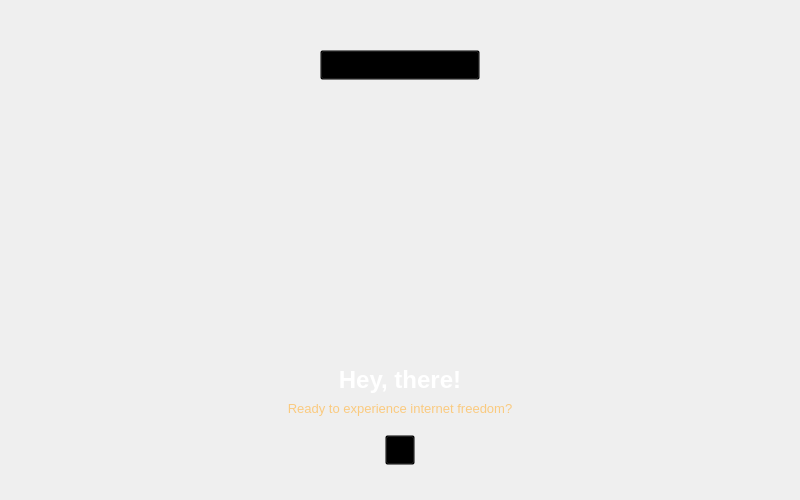
<?xml version="1.0" encoding="UTF-8"?>
<ui version="4.0">
 <class>IntroViewOne</class>
 <widget class="QWidget" name="IntroViewOne">
  <property name="geometry">
   <rect>
    <x>0</x>
    <y>0</y>
    <width>800</width>
    <height>500</height>
   </rect>
  </property>
  <property name="minimumSize">
   <size>
    <width>800</width>
    <height>500</height>
   </size>
  </property>
  <property name="maximumSize">
   <size>
    <width>800</width>
    <height>500</height>
   </size>
  </property>
  <property name="windowTitle">
   <string>OctoVault VPN</string>
  </property>
  <widget class="QLabel" name="lblBackground">
   <property name="geometry">
    <rect>
     <x>0</x>
     <y>0</y>
     <width>800</width>
     <height>500</height>
    </rect>
   </property>
   <property name="text">
    <string/>
   </property>
   <property name="pixmap">
    <pixmap resource="../assets/assets.qrc">:/img/images/img_background.png</pixmap>
   </property>
   <property name="scaledContents">
    <bool>true</bool>
   </property>
  </widget>
  <widget class="QLabel" name="lblLogo">
   <property name="geometry">
    <rect>
     <x>385</x>
     <y>50</y>
     <width>30</width>
     <height>30</height>
    </rect>
   </property>
   <property name="text">
    <string/>
   </property>
   <property name="pixmap">
    <pixmap resource="../assets/assets.qrc">:/img/images/logo.png</pixmap>
   </property>
   <property name="scaledContents">
    <bool>true</bool>
   </property>
  </widget>
  <widget class="QLabel" name="lblDummy">
   <property name="geometry">
    <rect>
     <x>310</x>
     <y>120</y>
     <width>180</width>
     <height>180</height>
    </rect>
   </property>
   <property name="text">
    <string/>
   </property>
   <property name="pixmap">
    <pixmap resource="../assets/assets.qrc">:/img/images/intro_one.png</pixmap>
   </property>
   <property name="scaledContents">
    <bool>true</bool>
   </property>
  </widget>
  <widget class="QLabel" name="lblSlider">
   <property name="geometry">
    <rect>
     <x>370</x>
     <y>330</y>
     <width>60</width>
     <height>6</height>
    </rect>
   </property>
   <property name="text">
    <string/>
   </property>
   <property name="pixmap">
    <pixmap resource="../assets/assets.qrc">:/img/images/img_slider_one.png</pixmap>
   </property>
   <property name="scaledContents">
    <bool>true</bool>
   </property>
  </widget>
  <widget class="QLabel" name="lblIntroOne">
   <property name="geometry">
    <rect>
     <x>300</x>
     <y>365</y>
     <width>200</width>
     <height>30</height>
    </rect>
   </property>
   <property name="font">
    <font>
     <pointsize>18</pointsize>
     <bold>true</bold>
    </font>
   </property>
   <property name="styleSheet">
    <string notr="true">QLabel{
color:#FFFFFF;
}</string>
   </property>
   <property name="text">
    <string>Hey, there!</string>
   </property>
   <property name="alignment">
    <set>Qt::AlignCenter</set>
   </property>
  </widget>
  <widget class="QLabel" name="lblIntroTwo">
   <property name="geometry">
    <rect>
     <x>250</x>
     <y>400</y>
     <width>300</width>
     <height>16</height>
    </rect>
   </property>
   <property name="font">
    <font>
     <pointsize>10</pointsize>
    </font>
   </property>
   <property name="styleSheet">
    <string notr="true">QLabel{
color:#FACA7F;
}</string>
   </property>
   <property name="text">
    <string>Ready to experience internet freedom?</string>
   </property>
   <property name="alignment">
    <set>Qt::AlignCenter</set>
   </property>
  </widget>
  <widget class="QLabel" name="lblNextBtn">
   <property name="geometry">
    <rect>
     <x>385</x>
     <y>435</y>
     <width>30</width>
     <height>30</height>
    </rect>
   </property>
   <property name="text">
    <string/>
   </property>
   <property name="pixmap">
    <pixmap resource="../assets/assets.qrc">:/img/images/img_btn_next.png</pixmap>
   </property>
   <property name="scaledContents">
    <bool>true</bool>
   </property>
  </widget>
  <widget class="QPushButton" name="btnNext">
   <property name="geometry">
    <rect>
     <x>385</x>
     <y>435</y>
     <width>30</width>
     <height>30</height>
    </rect>
   </property>
   <property name="styleSheet">
    <string notr="true">QPushButton{
background:transparent;
}</string>
   </property>
   <property name="text">
    <string/>
   </property>
  </widget>
  <widget class="QLabel" name="lblLogoTwo">
   <property name="geometry">
    <rect>
     <x>335</x>
     <y>50</y>
     <width>130</width>
     <height>30</height>
    </rect>
   </property>
   <property name="text">
    <string/>
   </property>
   <property name="pixmap">
    <pixmap resource="../assets/assets.qrc">:/img/images/logo_text.png</pixmap>
   </property>
   <property name="scaledContents">
    <bool>true</bool>
   </property>
  </widget>
  <widget class="QPushButton" name="btnChangeLogo">
   <property name="geometry">
    <rect>
     <x>320</x>
     <y>50</y>
     <width>160</width>
     <height>30</height>
    </rect>
   </property>
   <property name="styleSheet">
    <string notr="true">QPushButton{
background:transparent;
}</string>
   </property>
   <property name="text">
    <string/>
   </property>
  </widget>
 </widget>
 <resources>
  <include location="../assets/assets.qrc"/>
 </resources>
 <connections/>
</ui>
